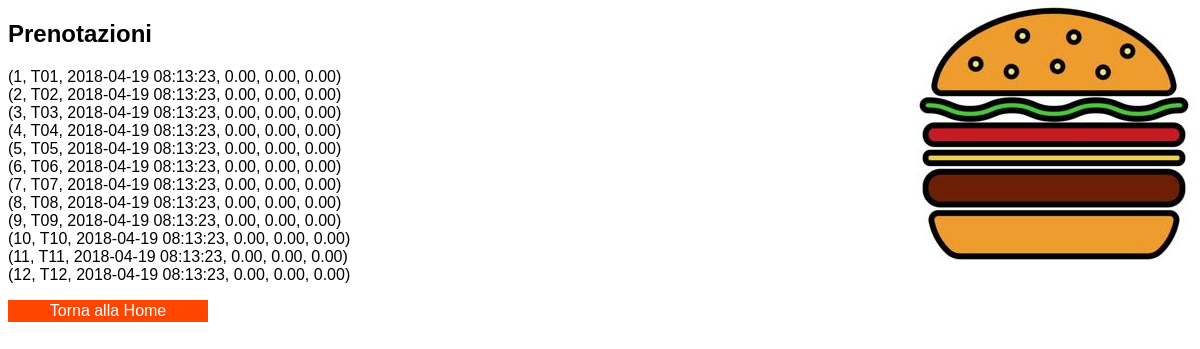
Screenshot of /assets/php/select_Prenotazione.php with the database file from the repository.
### tables this page shows
CREATE TABLE IF NOT EXISTS prenotazione(
	ID_Prenotazione BIGINT(12) UNSIGNED AUTO_INCREMENT PRIMARY KEY,
	ID_Tavolo VARCHAR(8),
	Data_Ora TIMESTAMP NOT NULL DEFAULT CURRENT_TIMESTAMP ON UPDATE CURRENT_TIMESTAMP,
	tot_panini DECIMAL(15,2) DEFAULT 0,
	tot_bevande DECIMAL(15,2) DEFAULT 0,
	totale_EUR DECIMAL (15,2) AS (tot_panini+tot_bevande) STORED
);

### assets/php/select_Prenotazione.php (the view, shortened to what this page needs)
<?php
	include_once 'dbh.php';
?>
<!DOCTYPE html>
<html lang=ita>
<head><meta charset="utf-8">
	<link rel="stylesheet" type="text/css" href="../css/style.css">
</head>
<body>
	<h2>Prenotazioni</h2>
	<?php
		$sql = "SELECT * FROM prenotazione;";
		$result = mysqli_query($conn, $sql);
		$resultCheck = mysqli_num_rows($result);
		if ($resultCheck > 0) {
			while($row = mysqli_fetch_assoc($result)){
				echo "(".$row['ID_Prenotazione'].", ".$row['ID_Tavolo'].", ".$row['Data_Ora'].", ".$row['tot_panini'].", ".$row['tot_bevande'].", ".$row['totale_EUR'].")<br>";
			}
		}
	?>
	<div class="vertical-menu">
		<a href="../../index.php" class=active>Torna alla Home</a>
	</div>
</body>
</html>

### assets/css/style.css (style rules this page uses)
body { background-color: white; background-image: url("../img/bg.jpg"); background-position: right top; background-repeat: no-repeat; background-attachment: fixed; font-family: tahoma, sans-serif; }
.vertical-menu { width: 200px; }
.vertical-menu a { background-color: #F0E68C; color: black; display: block; padding: 2px; text-decoration: none; }
.vertical-menu a.active { background-color: #FF4500; color: white; text-align: center; }

### rows the page displays
prenotazione: ID_Prenotazione "1", ID_Tavolo "T01", Data_Ora "2018-04-19 08:13:23", tot_panini "0.00", tot_bevande "0.00", totale_EUR "0.00"
prenotazione: ID_Prenotazione "2", ID_Tavolo "T02", Data_Ora "2018-04-19 08:13:23", tot_panini "0.00", tot_bevande "0.00", totale_EUR "0.00"
prenotazione: ID_Prenotazione "3", ID_Tavolo "T03", Data_Ora "2018-04-19 08:13:23", tot_panini "0.00", tot_bevande "0.00", totale_EUR "0.00"
prenotazione: ID_Prenotazione "4", ID_Tavolo "T04", Data_Ora "2018-04-19 08:13:23", tot_panini "0.00", tot_bevande "0.00", totale_EUR "0.00"
prenotazione: ID_Prenotazione "5", ID_Tavolo "T05", Data_Ora "2018-04-19 08:13:23", tot_panini "0.00", tot_bevande "0.00", totale_EUR "0.00"
prenotazione: ID_Prenotazione "6", ID_Tavolo "T06", Data_Ora "2018-04-19 08:13:23", tot_panini "0.00", tot_bevande "0.00", totale_EUR "0.00"
prenotazione: ID_Prenotazione "7", ID_Tavolo "T07", Data_Ora "2018-04-19 08:13:23", tot_panini "0.00", tot_bevande "0.00", totale_EUR "0.00"
prenotazione: ID_Prenotazione "8", ID_Tavolo "T08", Data_Ora "2018-04-19 08:13:23", tot_panini "0.00", tot_bevande "0.00", totale_EUR "0.00"
prenotazione: ID_Prenotazione "9", ID_Tavolo "T09", Data_Ora "2018-04-19 08:13:23", tot_panini "0.00", tot_bevande "0.00", totale_EUR "0.00"
prenotazione: ID_Prenotazione "10", ID_Tavolo "T10", Data_Ora "2018-04-19 08:13:23", tot_panini "0.00", tot_bevande "0.00", totale_EUR "0.00"
prenotazione: ID_Prenotazione "11", ID_Tavolo "T11", Data_Ora "2018-04-19 08:13:23", tot_panini "0.00", tot_bevande "0.00", totale_EUR "0.00"
prenotazione: ID_Prenotazione "12", ID_Tavolo "T12", Data_Ora "2018-04-19 08:13:23", tot_panini "0.00", tot_bevande "0.00", totale_EUR "0.00"
